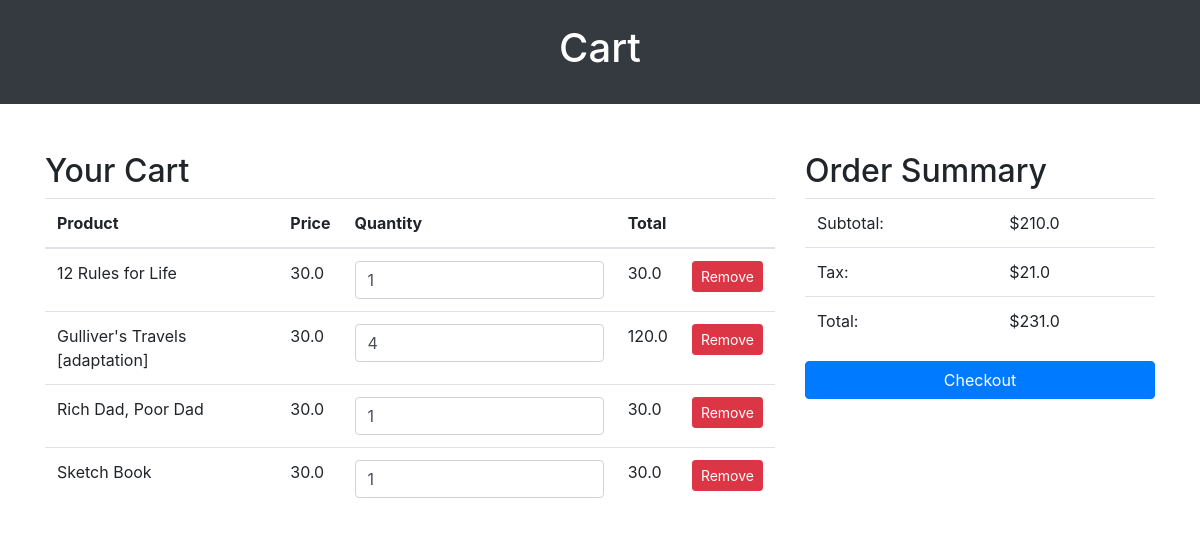
The page /cart_page (signed in) on the database its author committed.
### main.py (models this page shows)
class Book(db.Model):
    _tablename_ = 'book'
    id = db.Column(db.Integer, primary_key=True)
    coverId = db.Column(db.String(100), unique=True, nullable=False)
    bookName = db.Column(db.String(200), nullable=False)
    author = db.Column(db.String(200), nullable=False)
    publishedYear = db.Column(db.Integer, nullable=False)
    editionCount = db.Column(db.Integer, nullable=False)
    searches = db.relationship('Search', secondary=book_search._tablename_, lazy='subquery',
        backref=db.backref('books', lazy=True))

class CartItem(db.Model):
    __tablename__ = 'cartitems'
    id = db.Column(db.Integer, primary_key=True)
    user_id = db.Column(db.Integer, nullable=False)
    book_id = db.Column(db.Integer, nullable=False)
    price = db.Column(db.Float, nullable=False)
    quantity = db.Column(db.Integer, nullable=False)
    total_price = db.Column(db.Float, nullable=False)

### main.py (the view)
@app.route('/cart_page', methods=['GET'])
def cart_page():
    cart_items = getCartItems()
    cart_item_names = [db.session.query(Book).filter(Book.id == cart_item.book_id).first().bookName for cart_item in cart_items]
    subtotal = sum([cart_item.total_price for cart_item in cart_items])
    tax = subtotal * 0.1
    total = subtotal + tax
    return render_template('cart_page.html',
                           cart_items=cart_items,
                           cart_item_names=cart_item_names,
                           subtotal=subtotal,
                           tax=tax,
                           total=total)

### main.py (called while the page is built)
def getCartItems():
    user_id = db.session.query(User).get(session['user']).id
    cart_items = db.session.query(CartItem).filter(CartItem.user_id == user_id).all()
    return cart_items

### templates/cart_page.html (shortened to what this page needs)
<!DOCTYPE html>
<html lang="en">
<head>
    <link rel="stylesheet" href="https://maxcdn.bootstrapcdn.com/bootstrap/4.5.2/css/bootstrap.min.css">
</head>
<body>
    <header class="bg-dark text-white text-center p-4">
        <h1>Cart</h1>
    </header>
    <section id="cart-items" class="container mt-5">
        <div class="row">
            <div class="col-md-8">
                <h2>Your Cart</h2>
                <table class="table">
                    <thead>
                        <tr>
                            <th>Product</th>
                            <th>Price</th>
                            <th>Quantity</th>
                            <th>Total</th>
                            <th></th>
                        </tr>
                    </thead>
                    <tbody>
                        {% for i in range(cart_items|length) %}
                        <tr>
                            <td>{{cart_item_names[i]}}</td>
                            <td>{{cart_items[i].price}}</td>
                            <td>
                                <input type="number" class="form-control" id='{{cart_items[i].id}}' value="{{cart_items[i].quantity}}" min="1">
                            </td>
                            <td>{{cart_items[i].total_price}}</td>
                            <td>
                                <button class="btn btn-danger btn-sm remove-item">Remove</button>
                            </td>
                        </tr>
                        {% endfor %}
                    </tbody>
                </table>
            </div>
            <div class="col-md-4">
                <h2>Order Summary</h2>
                <table class="table">
                    <tbody>
                        <tr>
                            <td>Subtotal:</td>
                            <td>${{subtotal}}</td>
                        </tr>
                        <tr>
                            <td>Tax:</td>
                            <td>${{tax}}</td>
                        </tr>
                        <tr>
                            <td>Total:</td>
                            <td>${{total}}</td>
                        </tr>
                    </tbody>
                </table>
                <a href="{{url_for('billing_page')}}"><button class="btn btn-primary w-100">Checkout</button></a>
            </div>
        </div>
    </section>
</body>
</html>

### rows shown on the page
Book: bookName "12 Rules for Life"
CartItem: price "30.0", quantity "1", total_price "30.0"
Book: bookName "Gulliver's Travels [adaptation]"
CartItem: price "30.0", quantity "4", total_price "120.0"
Book: bookName "Rich Dad, Poor Dad"
CartItem: price "30.0", quantity "1", total_price "30.0"
Book: bookName "Sketch Book"
CartItem: price "30.0", quantity "1", total_price "30.0"

### other values the page prints
{{ subtotal }} "210.0"
{{ tax }} "21.0"
{{ total }} "231.0"
